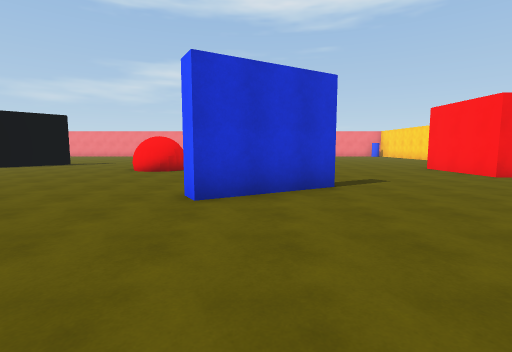
view 1 (above)

22 first-person views from a walk through a scene from a Unity 3-D project. The camera is 1.5 m above the floor, tilts 6° down and sees 85° across. The floor is counted in squares, 2 m on a side. Each view is taken from the middle of a square. On the plan, view 1 faces up. The plan holds only what a view shows up to about 10 squares ahead; the rest is blank. Surface patterns are stand-ins for the level's own textures.

view 2
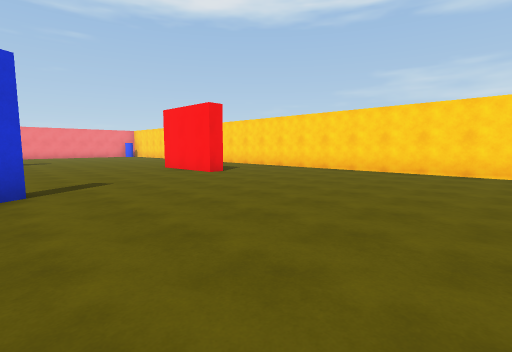

view 3
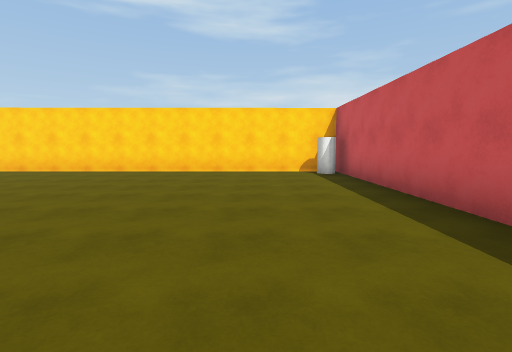

view 4
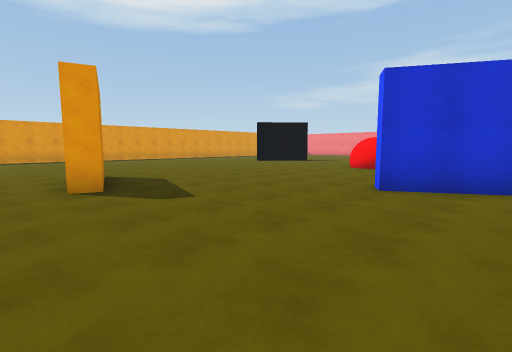

view 5
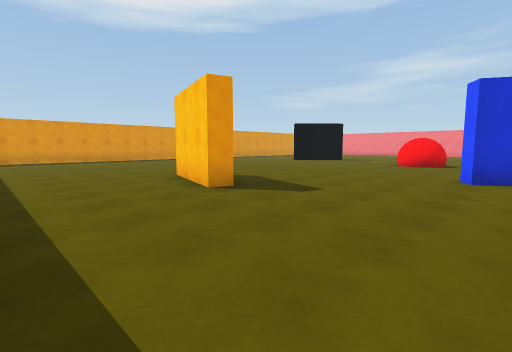

view 6
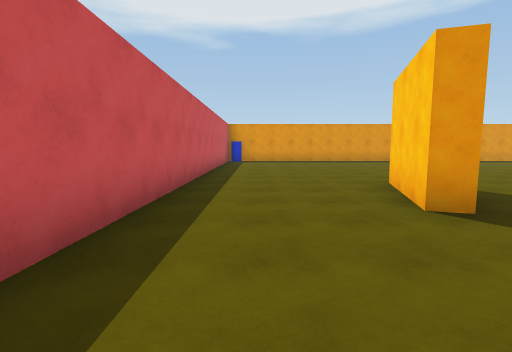

view 7
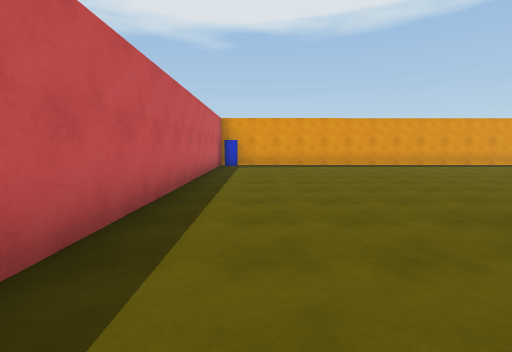

view 8
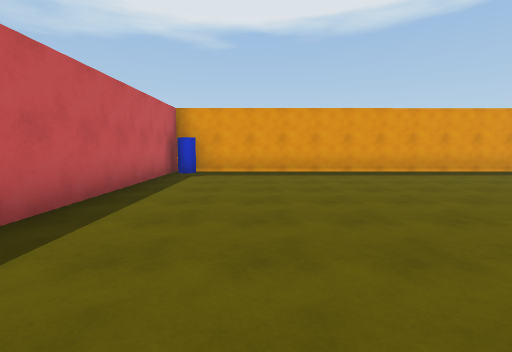

view 9
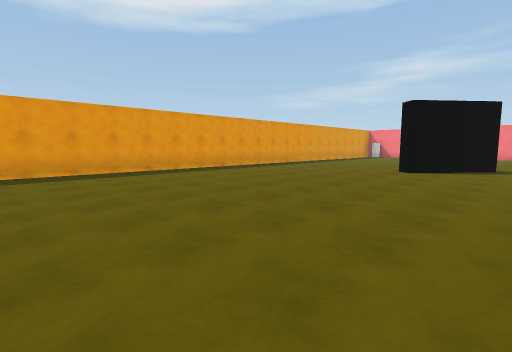

view 10
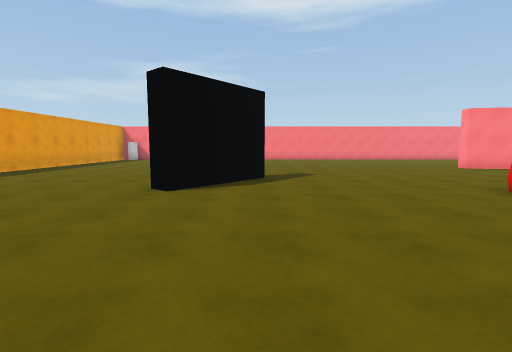

view 11
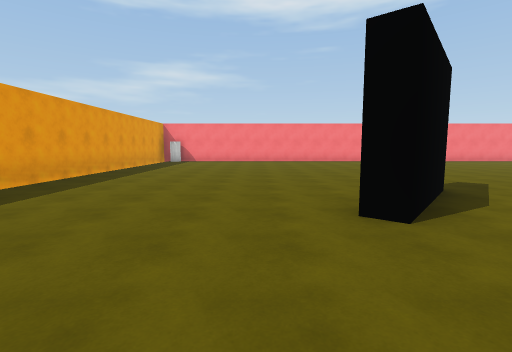

view 12
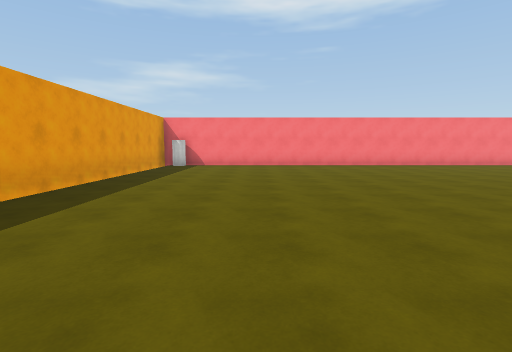

view 13
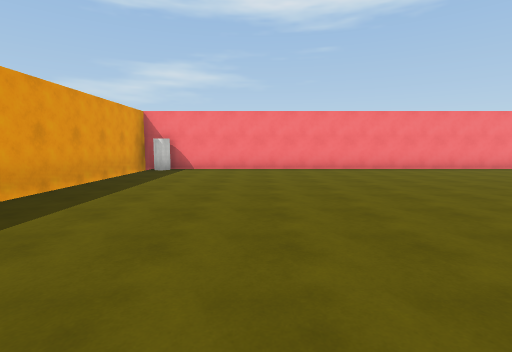

view 14
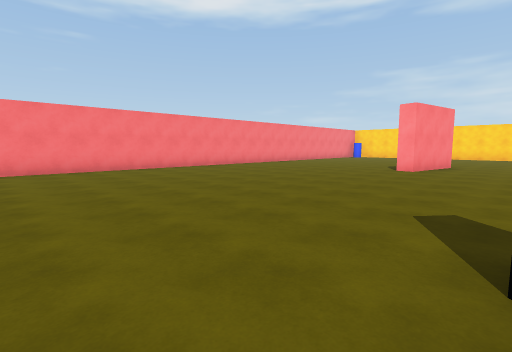

view 15
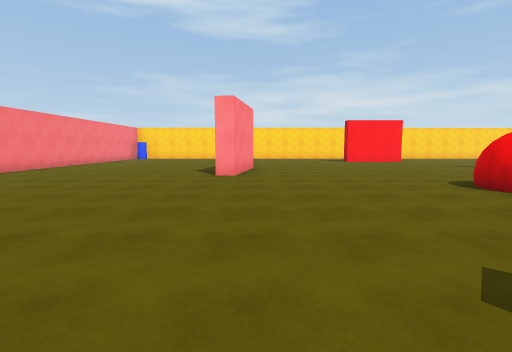

view 16
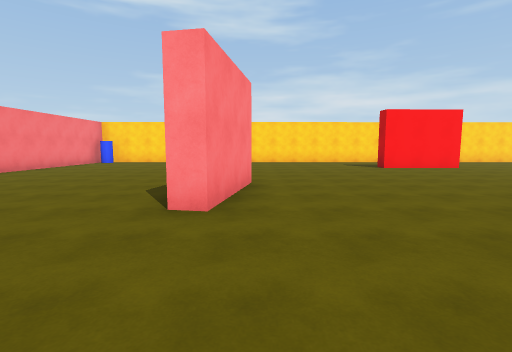

view 17
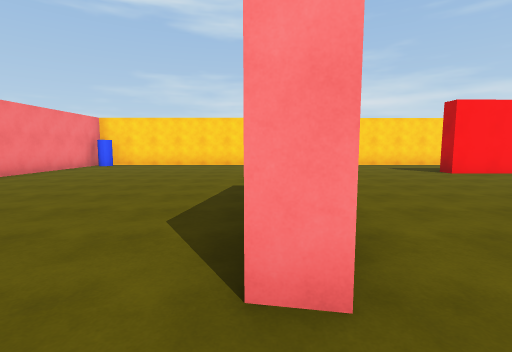

view 18
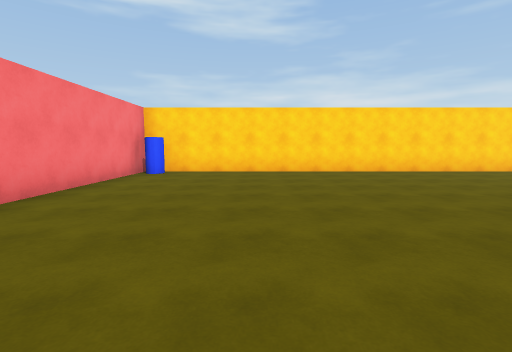

view 19
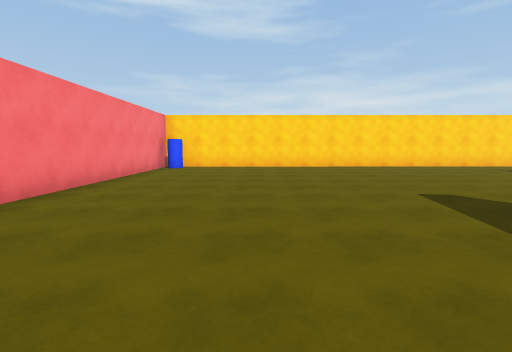

view 20
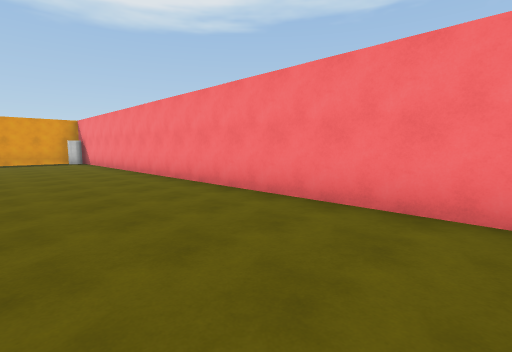

view 21
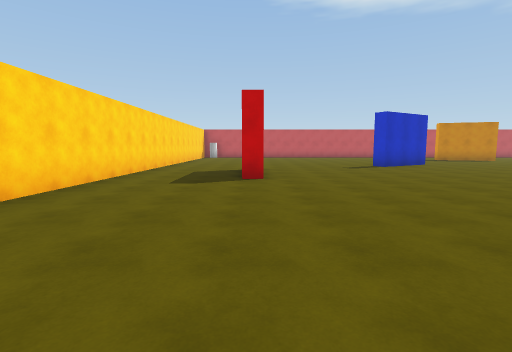

view 22
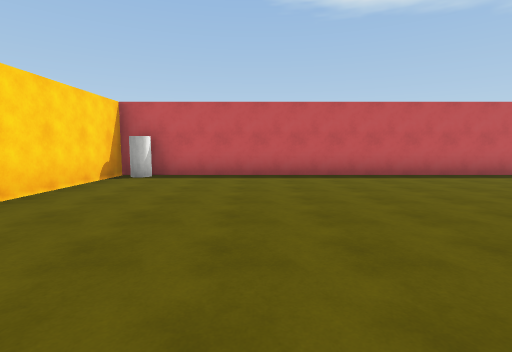

### Floor plan
Points are (right, up) in squares from view 1. A wall is a line through its corners. A room is listed if a view was taken in it or the views show most of it. See-through windows are left out.
Room 1 (views 1, 2, 3, 4, 5, 6, 7, 8, 9, 10, 11, 12, 13, 14, 15, 16, 17, 18, 19, 20, 21, 22)
walls: (-7.8, 11.8) (-9.5, 9.7) (-9.9, 10); (1.9, 14.1) (-0.8, 14.6) (-0.7, 15.1); (1.6, 5.2) (-0.9, 3.8) (-1.1, 4.3); (-6.4, 1.2) (-4.1, 0.5) (-4.2, 0) (-6.8, 0.8); (6.4, 6.8) (5.9, 6.8) (5.8, 9.5) (6.4, 9.5); (-15.7, 7) (-15.6, -3.4) (-2.5, -3.4); (-0.9, -3.4) (9.6, -3.4) (9.5, 20.9); (9.5, 21.3) (-15.7, 21.3) (-15.7, 12)
objects: blue cylinder (-15, -3); cylinder (-15, 21); cylinder (9, -3); blue cylinder (9, 21)

Positions as (right, up) in squares from view 1, and headings:
1: (0, 0), facing up
2: (1, 0), facing up-right
3: (1, -1), facing right
4: (1, -1), facing up-left
5: (0, -3), facing up-left
6: (-1, -2), facing left
7: (-4, -2), facing left
8: (-7, -1), facing left
9: (-7, 1), facing up-left
10: (-8, 5), facing up
11: (-11, 7), facing up
12: (-12, 10), facing up
13: (-12, 12), facing up
14: (-10, 12), facing up-right
15: (-8, 14), facing right
16: (-4, 14), facing right
17: (-2, 15), facing right
18: (1, 18), facing right
19: (-1, 18), facing right
20: (-1, 18), facing up-left
21: (6, 16), facing down
22: (6, 4), facing down
